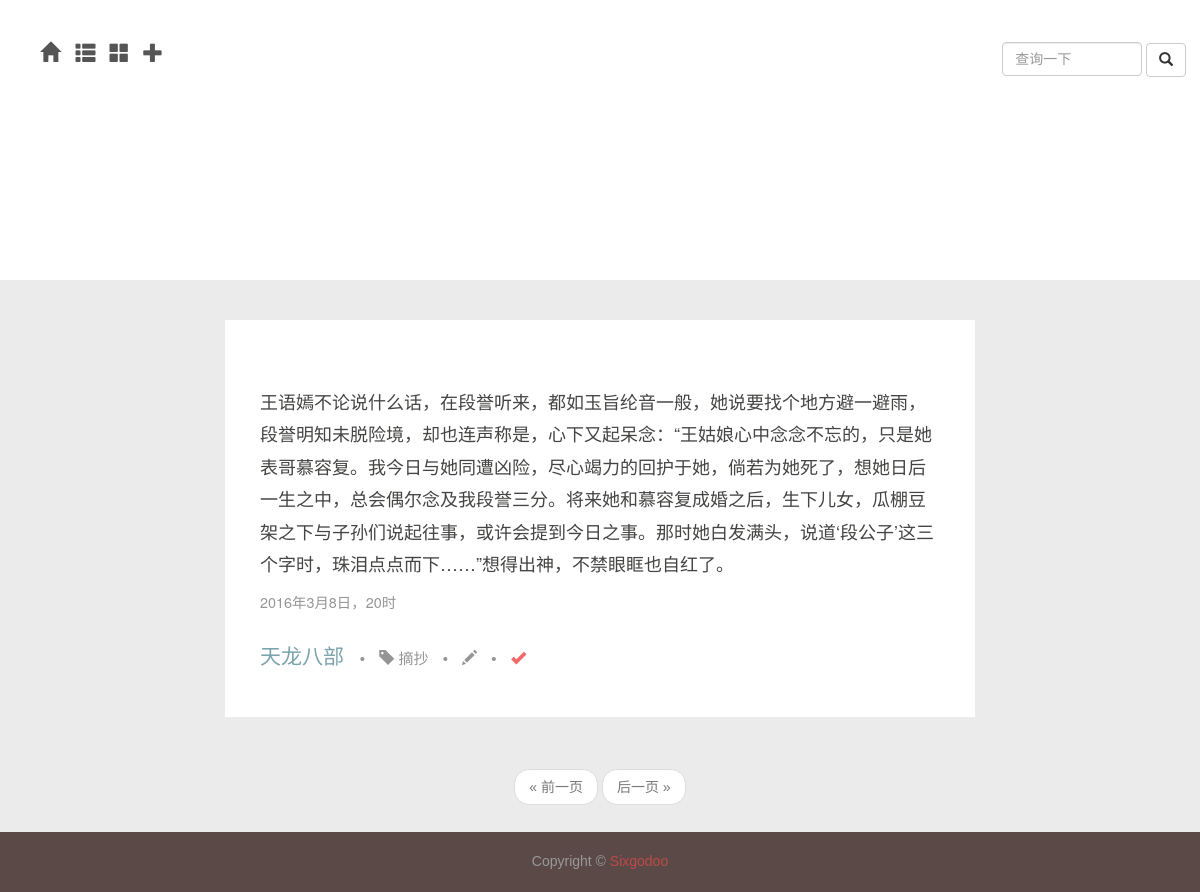
Page /daily/tag/1 on the earlier database version.
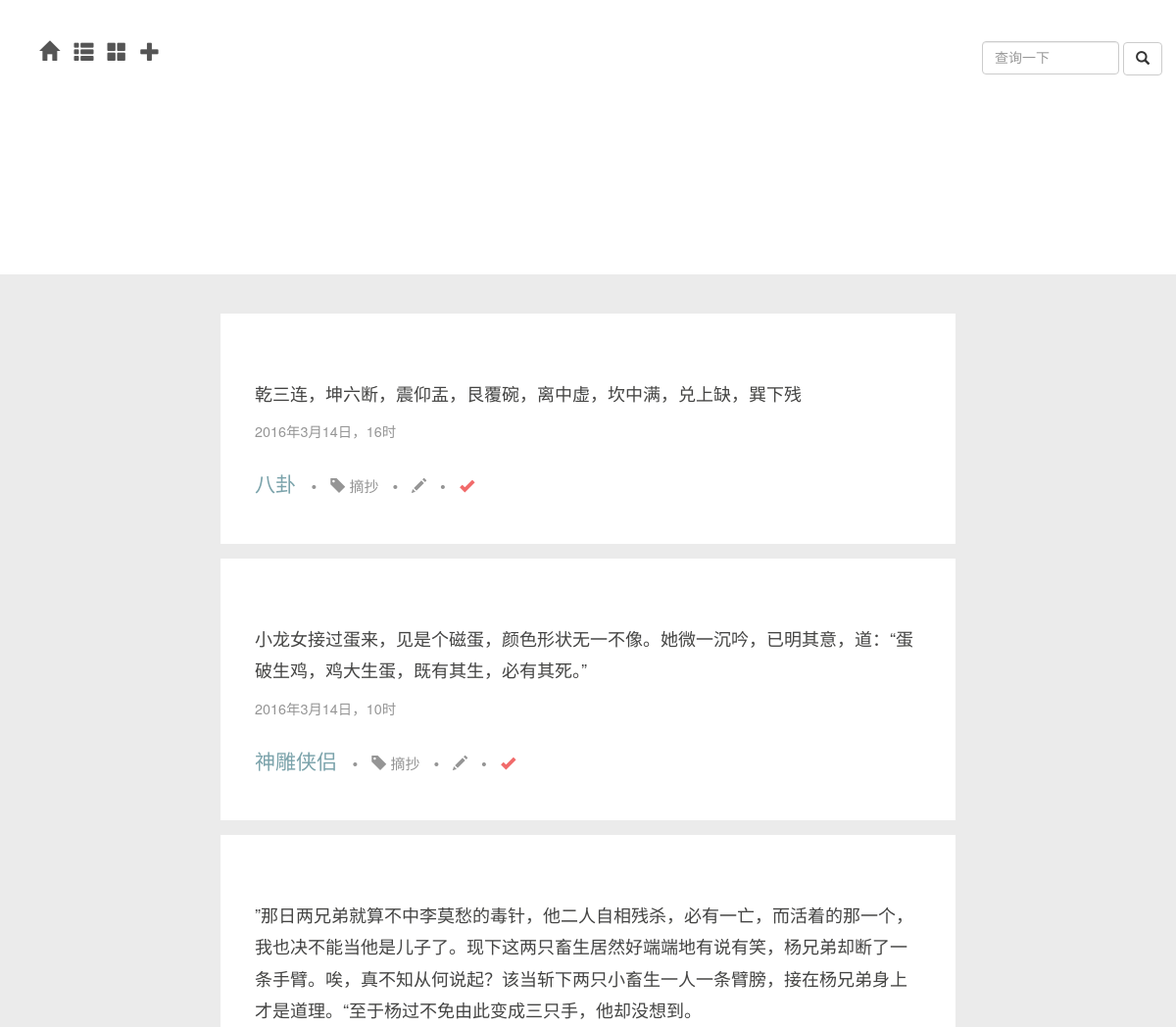
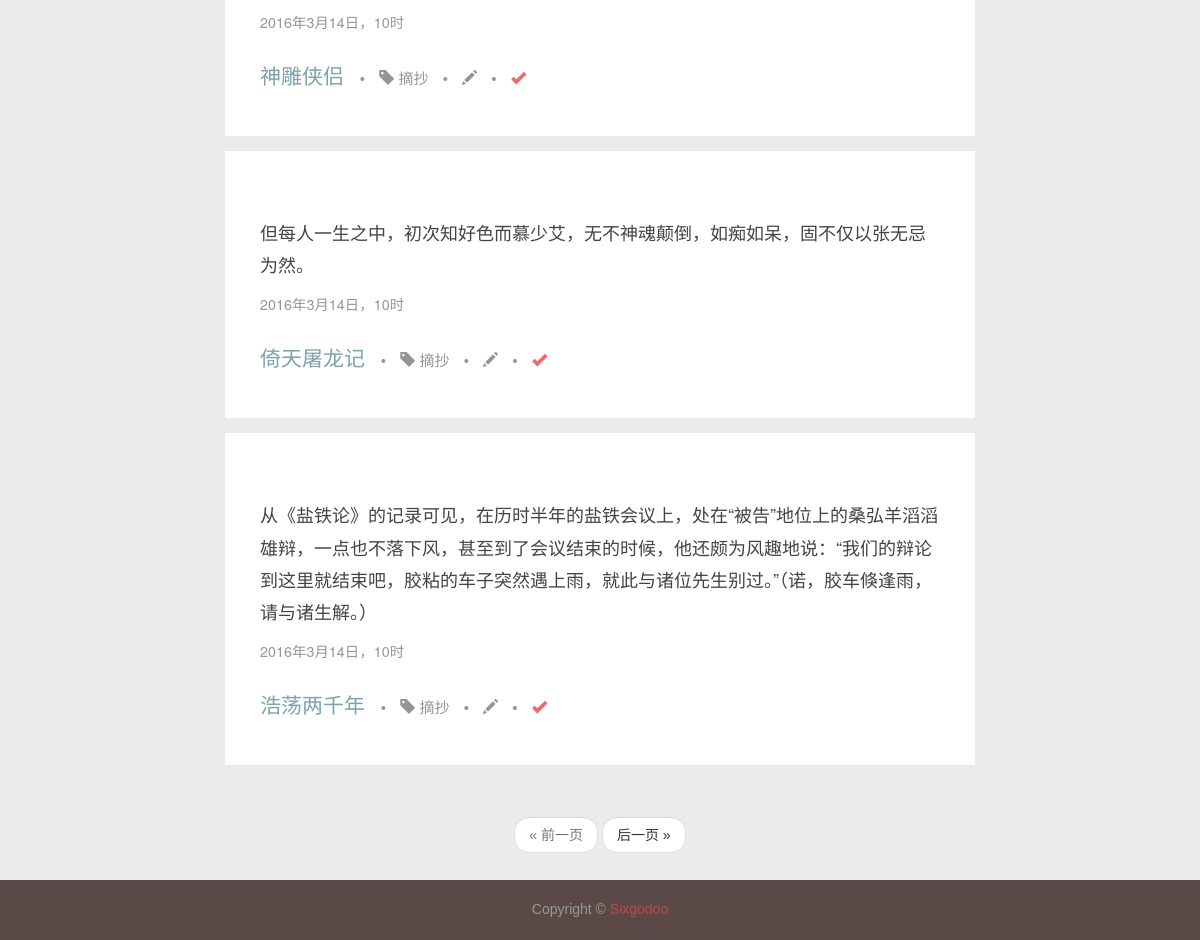
Same page on the later database version (2 pictures, top to bottom).
### app/models.py (models this page shows, shortened)
class Item(db.Model):
	__tablename__ = 'items'
	id = db.Column(db.Integer, primary_key = True)
	name = db.Column(db.String, index = True)
	tag_id = db.Column(db.Integer, db.ForeignKey('tags.id'))
	timestamp = db.Column(db.DateTime,index=True,default=datetime.now)
	flags = db.Column(db.SmallInteger)								   # 16 bits integer, now 0 means not abandoned 2016.03.04 12:59:26
	text = db.Column(db.Text)

class Tag(db.Model):
	__tablename__ = 'tags'
	id = db.Column(db.Integer, primary_key = True)
	name = db.Column(db.String, unique = True)
	items = db.relationship('Item', backref = 'tag')

### app/main/views.py (the view)
@main.route('/daily/tag/<int:tag_id>')
def tag(tag_id):
	form = QueryItemForm()
	if form.validate_on_submit():
		items = Item.query.filter_by(name=form.item_name.data).order_by(Item.timestamp.desc()).all()
		return render_template('daily.html',items=items,form=form)
	page = request.args.get('page',1,type=int)
	pagination = Item.query.filter_by(tag_id=tag_id).order_by(Item.timestamp.desc()).paginate(page,per_page=current_app.config['FLASKY_POSTS_PER_PAGE'],error_out=False)
	items = pagination.items
	return render_template('tag.html',title=u"日常",tag_id=tag_id,items=items,form=form,pagination=pagination)

### app/main/forms.py
class QueryItemForm(Form):
	item_name = StringField('',\
		validators=[Required()])
	submit = SubmitField(u'查询')

### app/templates/tag.html
{% extends "daily.html" %}
{% block page %}
	{% if pagination %}
	<div class="pagination my-pagination">
		<div class="container">
			{{macros.pagination_widget(pagination,'main.tag',tag_id=tag_id)}}
		</div>
	</div>
	{% endif %}
{% endblock %}

### app/templates/daily.html (shortened to what this page needs)
{% extends "new_base.html" %}
{% import "bootstrap/wtf.html" as wtf %}
{%block nav_extent%}
<div class="nav-ul lg">
	<div class="dropdown">
	<a class="dropdown-toggle" data-toggle="dropdown" role="button" aria-haspopup="true" aria-expanded="true">
		<span class="glyphicon glyphicon-th-large" aria-hidden="true"></span>
	</a>
	</div>
</div>
<div class="nav-ul lg">
	<div class="dropdown">
	<a class="dropdown-toggle" data-toggle="dropdown" role="button" aria-haspopup="true" aria-expanded="false">
		<span class="glyphicon glyphicon-plus" aria-hidden="true"></span>
	</a>
</div>
</div>
{%endblock%}
{% block content %}
	{% if items %}
	{% for item in items %}
	<section>
		<div class="container">
			<div class="row">
				<main class="col-md-8 col-md-offset-2">
					<article class="post">
						<header class="post-text">
							<p>{{item.text}}</p>
							<p class="post-time">
								{{item.timestamp.year}}年{{item.timestamp.month}}月{{item.timestamp.day}}日，{{item.timestamp.hour}}时
							</p>
						</header>
						<div class="post-meta">
							<a href={{url_for('main.item',item_id=item.id)}}>
								{{ item.name }}
							</a>
							<div class="post-extent">
								<ul class="list-inline">
									<li>•</li>
									<li>
										<span class="glyphicon glyphicon-tag"></span>
										<a href={{url_for('main.tag',tag_id=item.tag.id)}}>{{item.tag.name}}</a>
									</li>
									<li>•</li>
									<li>
										<a href={{url_for('main.edit_item',item_id=item.id)}}>
											<span class="glyphicon glyphicon-pencil"></span>
										</a>
									</li>
									<li>•</li>
									<li>
										{% if item.flags %}
										<span class="glyphicon glyphicon-ok" style="color:#F16A6A;"></span>
										{% else %}
										<span class="glyphicon glyphicon-remove" style="color:#EA931C"></span>
										{% endif %}
									</li>
							</div>
						</div>
					</article>
				</main>
			</div>
		</div>
	</section>
	{% endfor %}
	{% endif %}
<div class="container">
	<div class="nav-query">
		<form action="" method="post" name="item_query">
				{{form.item_name(class="form-control",placeholder="查询一下")}}
				<button class="btn btn-default" type="submit" style="inline-block">
					<span class="glyphicon glyphicon-search"></span>
				</button>
		</form>
	</div>
</div>
{% endblock %}

Differences in the rows shown:
no longer on this page (row unchanged): Item: text "王语嫣不论说什么话，在段誉听来，都如玉旨纶音一般，她说要找个地方避一避雨，段誉明知未脱险境，却也连声称是，心下又起呆念：“王姑娘心中念念不忘的，只是她表哥慕容复。我今日与她同遭凶险，尽心竭力的回护于她，倘若为她死了，想她日后一生之中，总会偶尔念及我段誉三分。将来她和慕容复成婚之后，生下儿女，瓜棚豆架之下与子孙们说起往事，或许会提到今日之事。那时她白发满头，说道‘段公子’这三个字时，珠泪点点而下……”想得出神，不禁眼眶也自红了。", timestamp.year "2016", timestamp.month "3", timestamp.day "8", timestamp.hour "20", name "天龙八部", tag.name "摘抄", flags 1 (drawn)
added Item: text "乾三连，坤六断，震仰盂，艮覆碗，离中虚，坎中满，兑上缺，巽下残", timestamp.year "2016", timestamp.month "3", timestamp.day "14", timestamp.hour "16", name "八卦", tag.name "摘抄", flags 1 (drawn)
added Item: text "小龙女接过蛋来，见是个磁蛋，颜色形状无一不像。她微一沉吟，已明其意，道：“蛋破生鸡，鸡大生蛋，既有其生，必有其死。”", timestamp.year "2016", timestamp.month "3", timestamp.day "14", timestamp.hour "10", name "神雕侠侣", tag.name "摘抄", flags 1 (drawn)
added Item: text "”那日两兄弟就算不中李莫愁的毒针，他二人自相残杀，必有一亡，而活着的那一个，我也决不能当他是儿子了。现下这两只畜生居然好端端地有说有笑，杨兄弟却断了一条手臂。唉，真不知从何说起？该当斩下两只小畜生一人一条臂膀，接在杨兄弟身上才是道理。“至于杨过不免由此变成三只手，他却没想到。", timestamp.year "2016", timestamp.month "3", timestamp.day "14", timestamp.hour "10", name "神雕侠侣", tag.name "摘抄", flags 1 (drawn)
added Item: text "但每人一生之中，初次知好色而慕少艾，无不神魂颠倒，如痴如呆，固不仅以张无忌为然。", timestamp.year "2016", timestamp.month "3", timestamp.day "14", timestamp.hour "10", name "倚天屠龙记", tag.name "摘抄", flags 1 (drawn)
added Item: text "从《盐铁论》的记录可见，在历时半年的盐铁会议上，处在“被告”地位上的桑弘羊滔滔雄辩，一点也不落下风，甚至到了会议结束的时候，他还颇为风趣地说：“我们的辩论到这里就结束吧，胶粘的车子突然遇上雨，就此与诸位先生别过。”（诺，胶车倏逢雨，请与诸生解。）", timestamp.year "2016", timestamp.month "3", timestamp.day "14", timestamp.hour "10", name "浩荡两千年", tag.name "摘抄", flags 1 (drawn)
